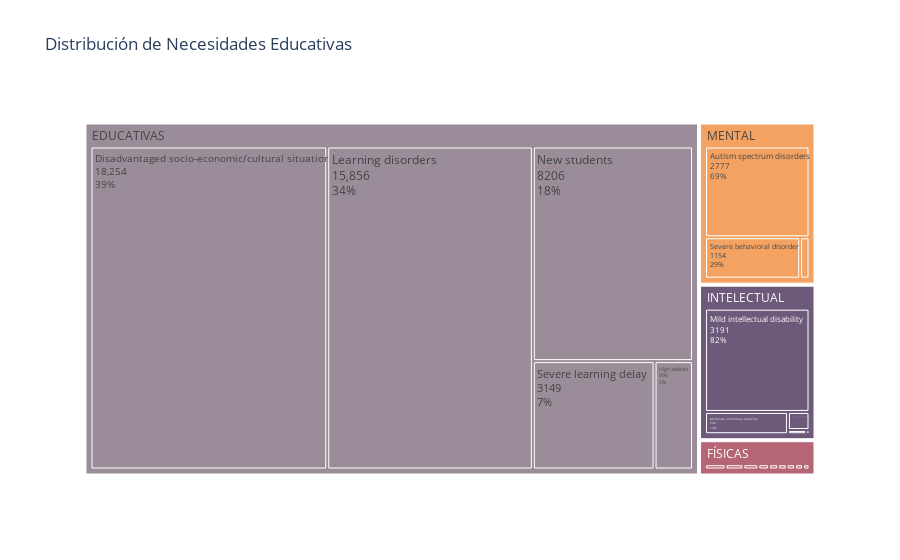

Source (notebook cell):
### Code cell
# Treemap con texto personalizado
fig = px.treemap(
    df_conteo,
    path=['Categoria', 'NESE'],
    values='Alumnes_matriculats',
    title='Distribución de Necesidades Educativas',
    color='Categoria',
    color_discrete_map={
        'EDUCATIVAS': palette[6],  # Azul petróleo
        'INTELECTUAL': palette[7],  # Verde suave
        'MENTAL': palette[4],      # Coral elegante
        'FÍSICAS': palette[8]      # Naranja suave
    }
)

# Actualizar hover data
fig.update_traces(
    hovertemplate='<b>%{label}</b><br>Alumnos: %{value}<br>Porcentaje: %{percentParent:.1%}',
    textinfo='label+value+percent parent'
)

fig.show()

### Figure 1 — Plotly figure (JSON) as saved in the notebook; plotly's stock layout.template omitted (floating-point values rounded to 4 significant figures)
{"data": [{"branchvalues": "total", "customdata": [["EDUCATIVAS"], ["EDUCATIVAS"], ["EDUCATIVAS"], ["EDUCATIVAS"], ["EDUCATIVAS"], ["EDUCATIVAS"], ["FÍSICAS"], ["FÍSICAS"], ["FÍSICAS"], ["FÍSICAS"], ["FÍSICAS"], ["FÍSICAS"], ["FÍSICAS"], ["FÍSICAS"], ["FÍSICAS"], ["FÍSICAS"], ["INTELECTUAL"], ["INTELECTUAL"], ["INTELECTUAL"], ["INTELECTUAL"], ["INTELECTUAL"], ["INTELECTUAL"], ["MENTAL"], ["MENTAL"], ["MENTAL"], ["MENTAL"]], "domain": {"x": [0, 1], "y": [0, 1]}, "hovertemplate": "<b>%{label}</b><br>Alumnos: %{value}<br>Porcentaje: %{percentParent:.1%}", "ids": ["EDUCATIVAS/Disadvantaged socio-economic/cultural situation", "EDUCATIVAS/Learning disorders", "EDUCATIVAS/New students", "EDUCATIVAS", "EDUCATIVAS/Severe learning delay", "EDUCATIVAS/High abilities", "FÍSICAS/Dependent motor disability", "FÍSICAS/Semi-autonomous motor disability", "FÍSICAS/Severe hearing disability", "FÍSICAS/Multiple disabilities", "FÍSICAS/Mild hearing disability", "FÍSICAS/Profound hearing disability", "FÍSICAS", "FÍSICAS/Visual disability", "FÍSICAS/Moderate hearing disability", "FÍSICAS/Autonomous motor disability", "INTELECTUAL/Moderate intellectual disability", "INTELECTUAL/Severe intellectual disability", "INTELECTUAL/Profound intellectual disability", "INTELECTUAL/Mild intellectual disability", "INTELECTUAL", "INTELECTUAL/Developmental delay unknown cause", "MENTAL/Severe mental disorder", "MENTAL/Severe behavioral disorder", "MENTAL/Autism spectrum disorders", "MENTAL"], "labels": ["Disadvantaged socio-economic/cultural situation", "Learning disorders", "New students", "EDUCATIVAS", "Severe learning delay", "High abilities", "Dependent motor disability", "Semi-autonomous motor disability", "Severe hearing disability", "Multiple disabilities", "Mild hearing disability", "Profound hearing disability", "FÍSICAS", "Visual disability", "Moderate hearing disability", "Autonomous motor disability", "Moderate intellectual disability", "Severe intellectual disability", "Profound intellectual disability", "Mild intellectual disability", "INTELECTUAL", "Developmental delay unknown cause", "Severe mental disorder", "Severe behavioral disorder", "Autism spectrum disorders", "MENTAL"], "marker": {"colors": ["#9A8C98", "#9A8C98", "#9A8C98", "#9A8C98", "#9A8C98", "#9A8C98", "#B56576", "#B56576", "#B56576", "#B56576", "#B56576", "#B56576", "#B56576", "#B56576", "#B56576", "#B56576", "#6D597A", "#6D597A", "#6D597A", "#6D597A", "#6D597A", "#6D597A", "#F4A261", "#F4A261", "#F4A261", "#F4A261"]}, "name": "", "parents": ["EDUCATIVAS", "EDUCATIVAS", "EDUCATIVAS", "", "EDUCATIVAS", "EDUCATIVAS", "FÍSICAS", "FÍSICAS", "FÍSICAS", "FÍSICAS", "FÍSICAS", "FÍSICAS", "", "FÍSICAS", "FÍSICAS", "FÍSICAS", "INTELECTUAL", "INTELECTUAL", "INTELECTUAL", "INTELECTUAL", "", "INTELECTUAL", "MENTAL", "MENTAL", "MENTAL", ""], "textinfo": "label+value+percent parent", "type": "treemap", "values": [18250.0, 15860.0, 8206.0, 46460.0, 3149.0, 996.0, 55.0, 66.0, 71.0, 72.0, 77.0, 90.0, 880.0, 126.0, 151.0, 172.0, 546.0, 23.0, 4.0, 3191.0, 3879.0, 115.0, 113.0, 1154.0, 2777.0, 4044.0]}], "layout": {"legend": {"tracegroupgap": 0}, "title": {"text": "Distribución de Necesidades Educativas"}}}
